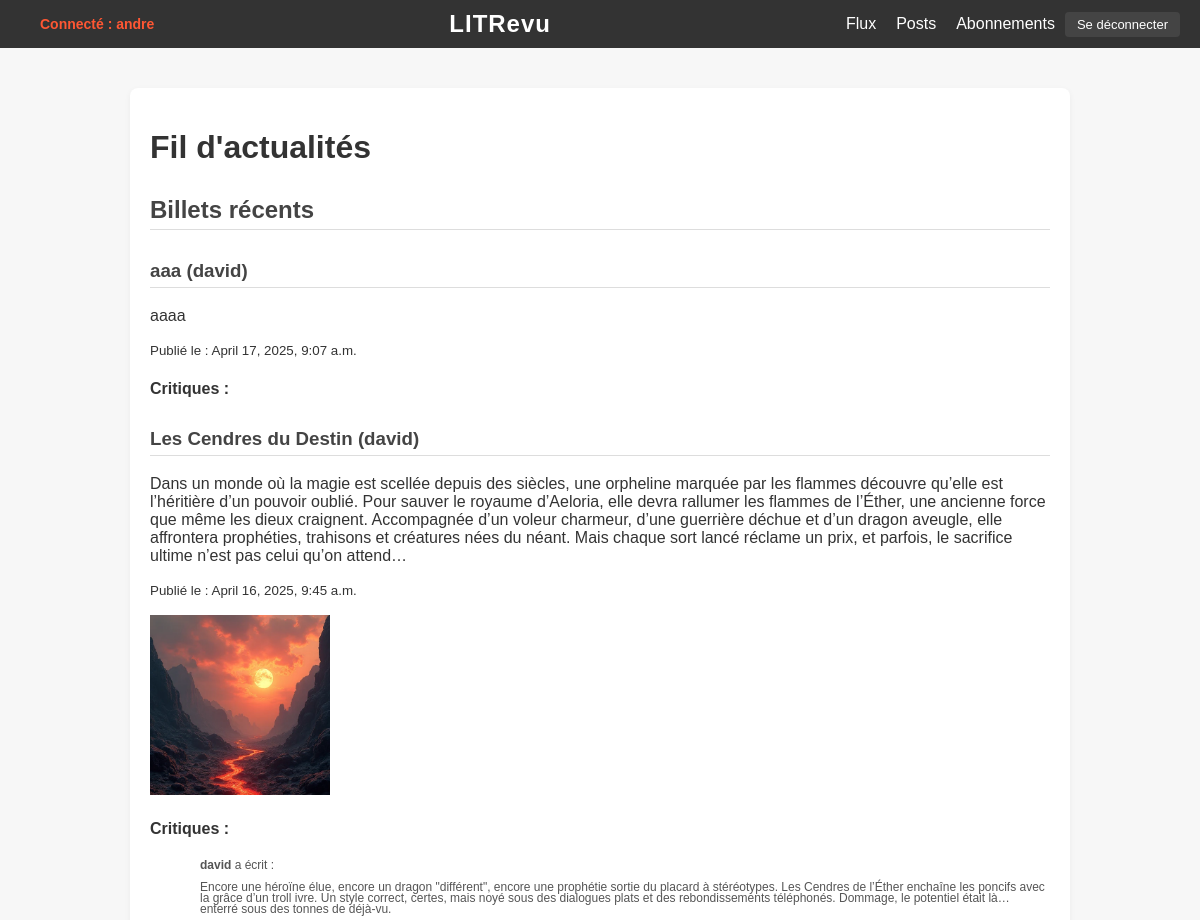
The app's page /flux/ (signed in, upper part), older data.
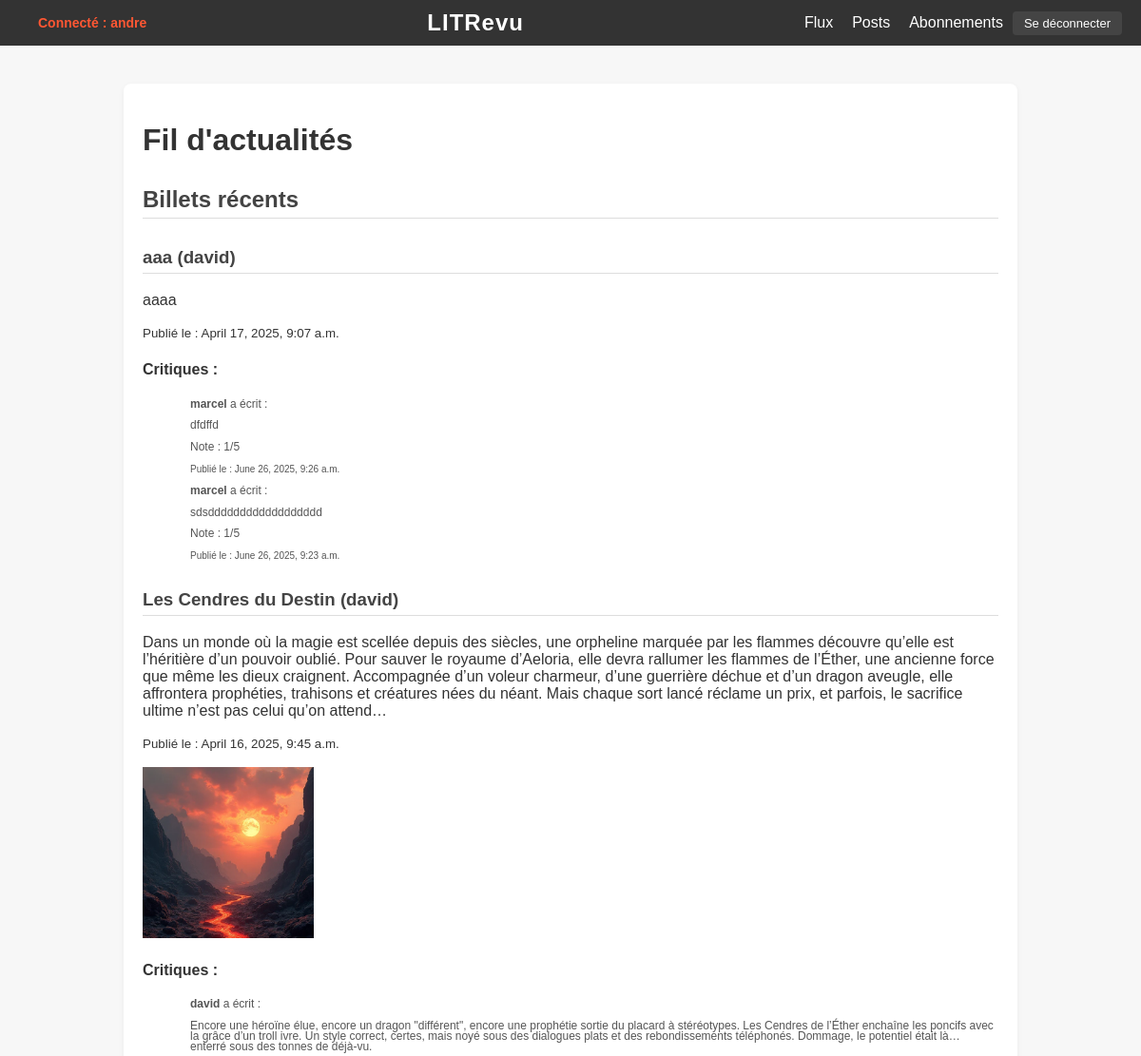
The same page, newer data.
### myapp/models.py (models this page shows, shortened)
class Ticket(models.Model):
    title = models.CharField(max_length=128)  # Mettre unique=True au lieu de primary_key
    description = models.TextField(max_length=2048, blank=True)
    user = models.ForeignKey(User, on_delete=models.CASCADE)
    image = models.ImageField(upload_to='images/', null=True, blank=True)
    time_created = models.DateTimeField(auto_now_add=True)

class Review(models.Model):
    headline = models.CharField(max_length=128)
    ticket = models.ForeignKey(Ticket, on_delete=models.SET_NULL, null=True, blank=True)
    user = models.ForeignKey(User, on_delete=models.CASCADE)
    rating = models.PositiveSmallIntegerField(
        validators=[
            MinValueValidator(0),
            MaxValueValidator(5)
        ]
    )
    body = models.TextField(
        blank=True,
        validators=[MaxLengthValidator(8192)]
    )
    time_created = models.DateTimeField(auto_now_add=True)

### myapp/views.py (the view)
# urls.py: path('flux/', views.user_feed, name='user_feed'),
@login_required
def user_feed(request):
    followed_users = UserFollows.objects.filter(user=request.user).values_list('followed_user', flat=True)
    tickets = Ticket.objects.filter(user__in=followed_users).order_by('-time_created')  # tri antichronologique
    reviews = Review.objects.filter(ticket__in=tickets).order_by('-time_created')  # tri antichronologique
    context = {
        'tickets': tickets,
        'reviews': reviews
    }
    return render(request, 'myapp/user_feed.html', context)

### myapp/templates/myapp/user_feed.html
{% extends 'base.html' %}
{% block content %}
    <h1>Fil d'actualités</h1>
    <div>
        <h2>Billets récents</h2>
        {% for ticket in tickets %}
            <div class="ticket">
                <h3>{{ ticket.title }} ({{ ticket.user.username }})</h3>
                <p>{{ ticket.description }}</p>
                <p><small>Publié le : {{ ticket.time_created }}</small></p>
                {% if ticket.image %}
                    <div class="ticket-image">
                        <img src="{{ ticket.image.url }}" alt="Image du ticket" style="max-width: 20%; height: auto;">
                    </div>
                {% endif %}
                <h4>Critiques :</h4>
                {% for review in reviews %}
                    {% if review.ticket == ticket %}
                        <div class="review small-text">
                            <p><strong>{{ review.user.username }}</strong> a écrit :</p>
                            <p>{{ review.body }}</p>
                            <p>Note : {{ review.rating }}/5</p>
                            <p><small>Publié le : {{ review.time_created }}</small></p>
                        </div>
                    {% endif %}
                {% empty %}
                <div class="review small-text">Aucune critique pour ce billet.</div>
                {% endfor %}
            </div>
        {% empty %}
            <p>Aucun billet à afficher.</p>
        {% endfor %}
    </div>
{% endblock %}

Row changes from the older to the newer data that the page shows:
added Review: user.username "marcel", body "dfdffd", rating "1", time_created "June 26, 2025, 9:26 a.m.", shown under Ticket "aaa"
added Review: user.username "marcel", body "sdsdddddddddddddddddd", rating "1", time_created "June 26, 2025, 9:23 a.m.", shown under Ticket "aaa"
